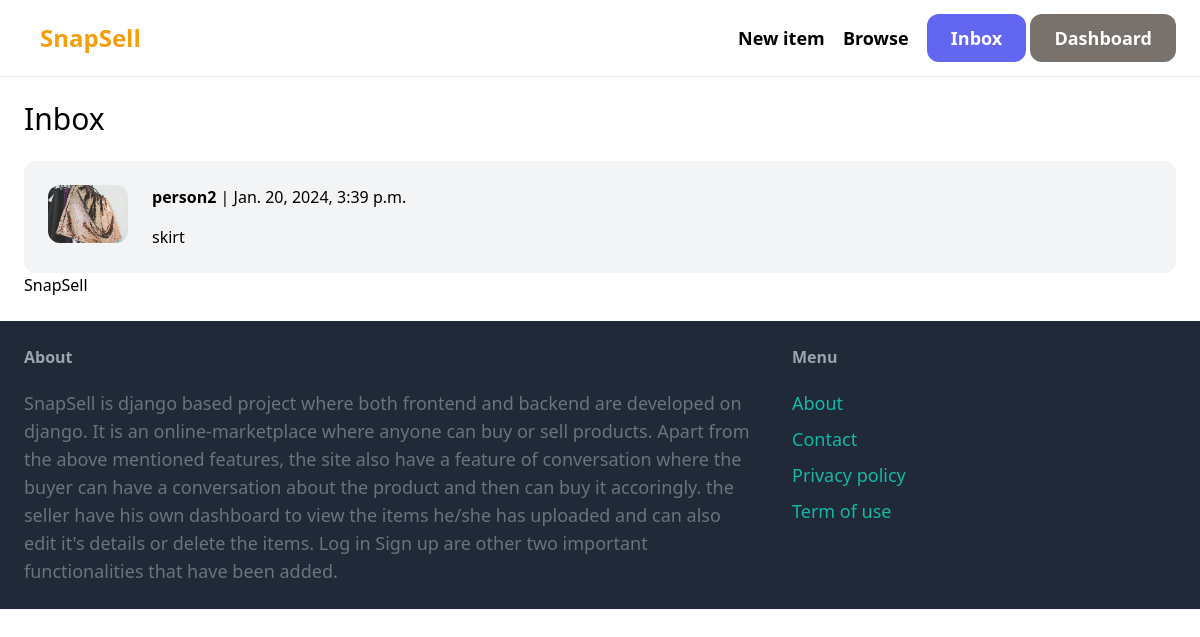
The page /inbox/ (signed in) on the database its author committed.
### conversation/models.py (models this page shows)
class Conversation(models.Model):
    items = models.ForeignKey(Item, related_name='conversation', on_delete=models.CASCADE)
    members = models.ManyToManyField(User, related_name='conversations')
    created_at = models.DateTimeField(auto_now_add=True)
    modified_at = models.DateTimeField(auto_now=True)
    class Meta:
        ordering = ('-modified_at',)

### items/models.py (models this page shows, shortened)
class Item(models.Model):
    category = models.ForeignKey(Category, related_name='items', on_delete=models.CASCADE)
    name = models.CharField(max_length=255)
    description = models.TextField(blank=True, null=True)
    price = models.FloatField()
    image = models.ImageField(upload_to='item_images', blank=True, null=True)
    is_sold = models.BooleanField(default=False)
    created_by = models.ForeignKey(User, related_name='items', on_delete=models.CASCADE)
    created_at = models.DateTimeField(auto_now_add=True)

### conversation/views.py (the view)
# urls.py: path('', views.inbox, name='inbox'),
@login_required
def inbox(request):
    conversations = Conversation.objects.filter(members__in=[request.user.id])
    return render(request, 'conversation/inbox.html', {
        'conversations': conversations
    })

### conversation/templates/conversation/inbox.html (shortened to what this page needs)
{% extends 'core/base.html' %}
{% block content %}
<h1 class="mb-6 text-3xl">Inbox</h1>
<div class="space-y-6">
    {% for conversation in conversations %}
        <a href="{% url 'conversation:detail' conversation.id %}">
            <div class="p-6 flex bg-gray-100 rounded-xl">
                <div class="pr-6">
                    <img src="{{ conversation.items.image.url }}" class="w-20 rounded-xl">
                </div>
                <div>
                    {% for member in conversation.members.all %}
                        {% if member != request.user %}
                            <p class="mb-4"><strong>{{ member.username }}</strong> | {{ conversation.modified_at }}</p>
                            <p>{{ conversation.items.name }}</p>
                        {% endif %}
                    {% endfor %}
                </div>
            </div>
        </a>
    {% endfor %}
</div>
{% endblock %}

### rows shown on the page
Conversation: items.image (picture), modified_at "Jan. 20, 2024, 3:39 p.m.", items.name "skirt"

### other values the page prints
{{ member.username }} "person2"
